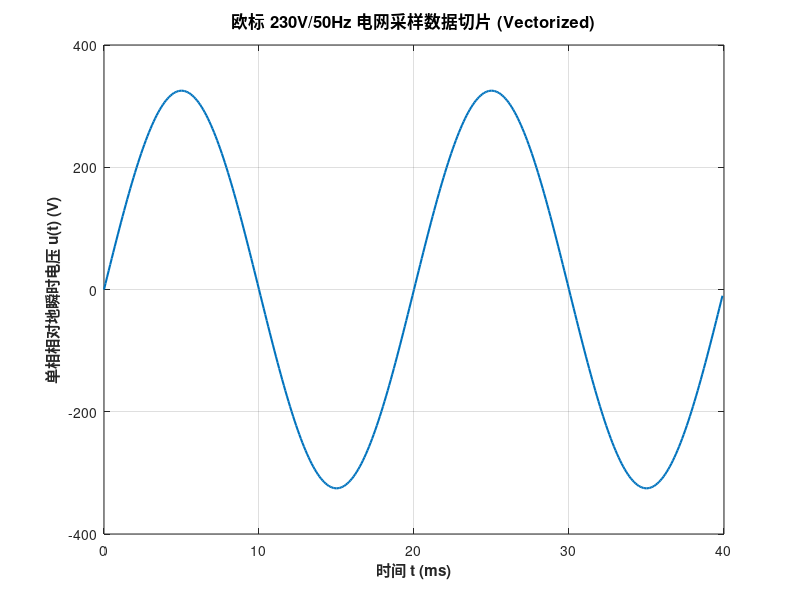

This chart was generated by the following MATLAB code:
%% Day 1: 内存预分配与向量化性能压测脚本
clear; clc; close all;

%% 1. 仿真工况物理参数定义（拒绝魔法数字）
f_grid = 50;              % 欧标电网工频 50 Hz
f_s    = 10e3;             % 工业采集卡采样率 10 kHz
dt     = 1 / f_s;         % 采样时间步长 0.1 ms
T_total = 10;             % 记录总时间 10 秒
N = T_total * f_s;        % 总采样点数：100,000 点

fprintf('==== 开始基准性能压测（数据规模：%d 点） ====\n', N);

%% 方案一：低效写法（未预分配内存 + 动态扩容 for 循环）
tic;
y_dynamic = [];
for k = 1:N
    t_k = (k-1) * dt;
    y_dynamic(k) = 230 * sqrt(2) * sin(2*pi*f_grid*t_k);
end
t_cost_dynamic = toc;
fprintf('1. 动态扩容 for 循环耗时: %.5f 秒\n', t_cost_dynamic);

%% 方案二：基础改进（zeros 预分配内存 + 逐点 for 循环）
tic;
y_prealloc = zeros(1, N);
for k = 1:N
    t_k = (k-1) * dt;
    y_prealloc(k) = 230 * sqrt(2) * sin(2*pi*f_grid*t_k);
end
t_cost_prealloc = toc;
fprintf('2. 预分配内存 for 循环耗时: %.5f 秒 (加速比: %.2fx)\n', ...
    t_cost_prealloc, t_cost_dynamic / t_cost_prealloc);

%% 方案三：工业级向量化（Vectorization）
tic;
t_vec = (0:N-1) * dt;    % 向量化生成时间基准
y_vectorized = 230 * sqrt(2) * sin(2*pi*f_grid * t_vec); % 底层单指令多数据流 (SIMD)
t_cost_vectorized = toc;
fprintf('3. 工业级向量化耗时:%.5f 秒 (加速比: %.2fx)\n', ...
    t_cost_vectorized, t_cost_dynamic / t_cost_vectorized);

%% 4. 验证数据一致性与波形切片检视
diff_check = max(abs(y_vectorized - y_prealloc));
fprintf('数值校验：两算法最大绝对误差 = %e (满足浮点容差)\n', diff_check);

% 提取前两个完整工频周期 (0.04 秒 = 400 点) 进行工业规范绘图
plot_idx = 1:(0.04 * f_s); 

figure('Color', [1 1 1]);
plot(t_vec(plot_idx)*1000, y_vectorized(plot_idx), 'LineWidth', 1.5, 'Color', [0 0.447 0.741]);
grid on; box on;
xlabel('时间 t (ms)', 'FontSize', 11, 'FontWeight', 'bold');
ylabel('单相相对地瞬时电压 u(t) (V)', 'FontSize', 11, 'FontWeight', 'bold');
title('欧标 230V/50Hz 电网采样数据切片 (Vectorized)', 'FontSize', 12);
xlim([0, 40]);


u_sum = (325*cos(100*pi*t_vec)).^2+...
    (325*cos(100*pi*t_vec -2*pi/3)).^2 +...
    (325*cos(100*pi*t_vec + 2*pi/3)).^2;
